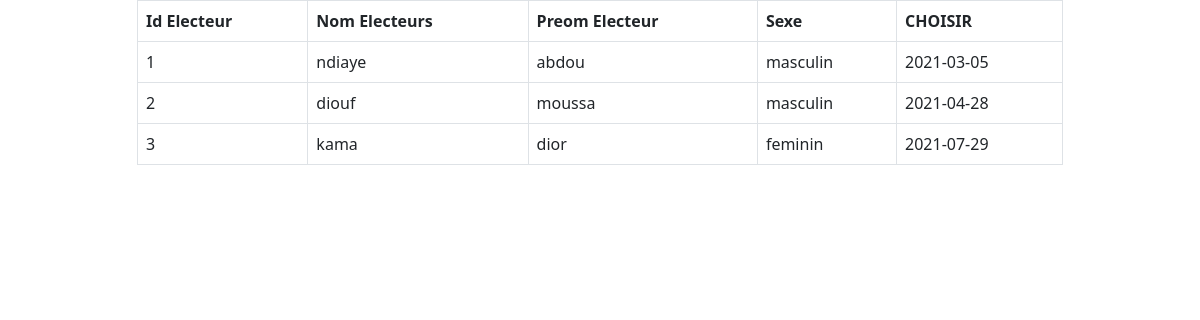
The page /view/electeur/listeElecteur.php on the database its author committed.
### tables this page shows
CREATE TABLE IF NOT EXISTS `electeur` (
  `id_electeur` int NOT NULL AUTO_INCREMENT,
  `nom_electeur` varchar(40) NOT NULL,
  `prenom_electeur` varchar(40) NOT NULL,
  `cni` double NOT NULL,
  `num_electeur` double NOT NULL,
  `sexe` varchar(30) NOT NULL,
  `date_nais` date NOT NULL,
  `lieu_nais` varchar(30) NOT NULL,
  `adress` varchar(30) NOT NULL,
  `commune` varchar(30) NOT NULL,
  `bureau_vote` varchar(30) NOT NULL,
  `type` varchar(40) NOT NULL DEFAULT 'electeur',
  `status_vote` tinyint(1) NOT NULL DEFAULT '0',
  `login` varchar(20) NOT NULL,
  `mdp` varchar(20) NOT NULL,
  PRIMARY KEY (`id_electeur`)
);

### model/electeur.php (called while the page is built, shortened)
<?php
class  Electeur {
 public static function Afficher_electeur(){
  $ob_connexion=new Connexion();
  $db=$ob_connexion->getDB();
  $Tab_result=null;
  if (!is_null($db)) {
    $sql="SELECT * From electeur";
    $result=$db->query($sql);
    $Tab_result=$result->fetchAll(PDO::FETCH_ASSOC);
  }
  return $Tab_result;
 }
}
?>

### view/electeur/listeElecteur.php (the view, shortened to what this page needs)
<!DOCTYPE html>
<html lang="en">
<head>
    <link href="https://cdn.jsdelivr.net/npm/bootstrap@5.1.0/dist/css/bootstrap.min.css" rel="stylesheet">
</head>
<body>
  <div class="container">
      <div class="row">
      <div class="col-md-10 offset-md-1">
        <table class="table table-bordered">
            <tr>
                <th>Id Electeur</th>
                <th>Nom Electeurs</th>
                <th>Preom Electeur</th>
                <th>Sexe</th>
                <th>CHOISIR</th>
            </tr>
            <tr>
                <?php
                  require_once "model/electeur.php";
                  $liste_electeur=Electeur::Afficher_electeur();
                  foreach($liste_electeur as $ele){
                    echo"<tr>
                            <td>$ele[id_electeur]</td>
                            <td>$ele[nom_electeur]</td>
                            <td>$ele[prenom_electeur]</td>
                            <td>$ele[sexe]</td>
                            <td>$ele[date_nais]</td>
                        </tr>";
                  }
                ?>
            </tr>
       </table>
      </div>
  </div>
</body>
</html>

### rows shown on the page
electeur: id_electeur "1", nom_electeur "ndiaye", prenom_electeur "abdou", sexe "masculin", date_nais "2021-03-05"
electeur: id_electeur "2", nom_electeur "diouf", prenom_electeur "moussa", sexe "masculin", date_nais "2021-04-28"
electeur: id_electeur "3", nom_electeur "kama", prenom_electeur "dior", sexe "feminin", date_nais "2021-07-29"
